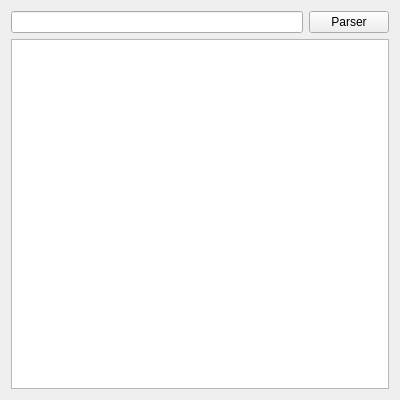
<?xml version="1.0" encoding="UTF-8"?>
<ui version="4.0">
 <class>Widget</class>
 <widget class="QWidget" name="Widget">
  <property name="geometry">
   <rect>
    <x>0</x>
    <y>0</y>
    <width>400</width>
    <height>400</height>
   </rect>
  </property>
  <property name="windowTitle">
   <string>Widget</string>
  </property>
  <layout class="QGridLayout" name="gridLayout">
   <item row="0" column="0">
    <layout class="QVBoxLayout" name="verticalLayout">
     <item>
      <layout class="QHBoxLayout" name="horizontalLayout">
       <item>
        <widget class="QLineEdit" name="fileLineEdit"/>
       </item>
       <item>
        <widget class="QPushButton" name="parserBtn">
         <property name="text">
          <string>Parser</string>
         </property>
        </widget>
       </item>
      </layout>
     </item>
     <item>
      <widget class="QTextEdit" name="textEdit"/>
     </item>
    </layout>
   </item>
  </layout>
 </widget>
 <resources/>
 <connections/>
</ui>
